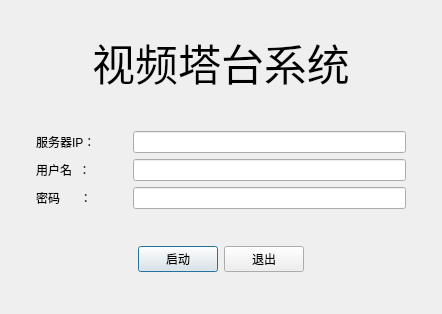
<?xml version="1.0" encoding="UTF-8"?>
<ui version="4.0">
 <class>LoginServer</class>
 <widget class="QDialog" name="LoginServer">
  <property name="geometry">
   <rect>
    <x>0</x>
    <y>0</y>
    <width>442</width>
    <height>314</height>
   </rect>
  </property>
  <property name="windowTitle">
   <string>Dialog</string>
  </property>
  <layout class="QGridLayout" name="gridLayout_3">
   <property name="sizeConstraint">
    <enum>QLayout::SetDefaultConstraint</enum>
   </property>
   <item row="3" column="0">
    <layout class="QGridLayout" name="gridLayout" columnstretch="0,2,6,0">
     <item row="1" column="2">
      <widget class="QLineEdit" name="lineEdit_username">
       <property name="text">
        <string/>
       </property>
      </widget>
     </item>
     <item row="1" column="0">
      <spacer name="horizontalSpacer_3">
       <property name="orientation">
        <enum>Qt::Horizontal</enum>
       </property>
       <property name="sizeType">
        <enum>QSizePolicy::Fixed</enum>
       </property>
       <property name="sizeHint" stdset="0">
        <size>
         <width>25</width>
         <height>0</height>
        </size>
       </property>
      </spacer>
     </item>
     <item row="1" column="1">
      <widget class="QLabel" name="label_2">
       <property name="text">
        <string>用户名  ：</string>
       </property>
      </widget>
     </item>
     <item row="0" column="1">
      <widget class="QLabel" name="label">
       <property name="text">
        <string>服务器IP：</string>
       </property>
      </widget>
     </item>
     <item row="0" column="2">
      <widget class="QLineEdit" name="lineEdit_ip">
       <property name="text">
        <string/>
       </property>
      </widget>
     </item>
     <item row="2" column="2">
      <widget class="QLineEdit" name="lineEdit_password">
       <property name="text">
        <string/>
       </property>
       <property name="echoMode">
        <enum>QLineEdit::Password</enum>
       </property>
      </widget>
     </item>
     <item row="2" column="1">
      <widget class="QLabel" name="label_3">
       <property name="text">
        <string>密码      ：</string>
       </property>
      </widget>
     </item>
     <item row="1" column="3">
      <spacer name="horizontalSpacer_4">
       <property name="orientation">
        <enum>Qt::Horizontal</enum>
       </property>
       <property name="sizeType">
        <enum>QSizePolicy::Fixed</enum>
       </property>
       <property name="sizeHint" stdset="0">
        <size>
         <width>25</width>
         <height>0</height>
        </size>
       </property>
      </spacer>
     </item>
    </layout>
   </item>
   <item row="0" column="0">
    <spacer name="horizontalSpacer_5">
     <property name="orientation">
      <enum>Qt::Horizontal</enum>
     </property>
     <property name="sizeHint" stdset="0">
      <size>
       <width>40</width>
       <height>20</height>
      </size>
     </property>
    </spacer>
   </item>
   <item row="2" column="0">
    <spacer name="verticalSpacer_4">
     <property name="orientation">
      <enum>Qt::Vertical</enum>
     </property>
     <property name="sizeHint" stdset="0">
      <size>
       <width>20</width>
       <height>40</height>
      </size>
     </property>
    </spacer>
   </item>
   <item row="6" column="0">
    <spacer name="verticalSpacer">
     <property name="orientation">
      <enum>Qt::Vertical</enum>
     </property>
     <property name="sizeHint" stdset="0">
      <size>
       <width>20</width>
       <height>40</height>
      </size>
     </property>
    </spacer>
   </item>
   <item row="5" column="0">
    <layout class="QGridLayout" name="gridLayout_2">
     <item row="0" column="1">
      <widget class="QPushButton" name="pushButton_login">
       <property name="text">
        <string>启动</string>
       </property>
      </widget>
     </item>
     <item row="0" column="3">
      <spacer name="horizontalSpacer_2">
       <property name="orientation">
        <enum>Qt::Horizontal</enum>
       </property>
       <property name="sizeHint" stdset="0">
        <size>
         <width>40</width>
         <height>20</height>
        </size>
       </property>
      </spacer>
     </item>
     <item row="0" column="0">
      <spacer name="horizontalSpacer">
       <property name="orientation">
        <enum>Qt::Horizontal</enum>
       </property>
       <property name="sizeHint" stdset="0">
        <size>
         <width>40</width>
         <height>20</height>
        </size>
       </property>
      </spacer>
     </item>
     <item row="0" column="2">
      <widget class="QPushButton" name="pushButton_cancel">
       <property name="text">
        <string>退出</string>
       </property>
      </widget>
     </item>
    </layout>
   </item>
   <item row="1" column="0">
    <widget class="QLabel" name="label_4">
     <property name="font">
      <font>
       <pointsize>32</pointsize>
      </font>
     </property>
     <property name="text">
      <string>视频塔台系统</string>
     </property>
     <property name="alignment">
      <set>Qt::AlignCenter</set>
     </property>
    </widget>
   </item>
   <item row="4" column="0">
    <spacer name="verticalSpacer_2">
     <property name="orientation">
      <enum>Qt::Vertical</enum>
     </property>
     <property name="sizeHint" stdset="0">
      <size>
       <width>20</width>
       <height>40</height>
      </size>
     </property>
    </spacer>
   </item>
  </layout>
 </widget>
 <resources/>
 <connections/>
</ui>
